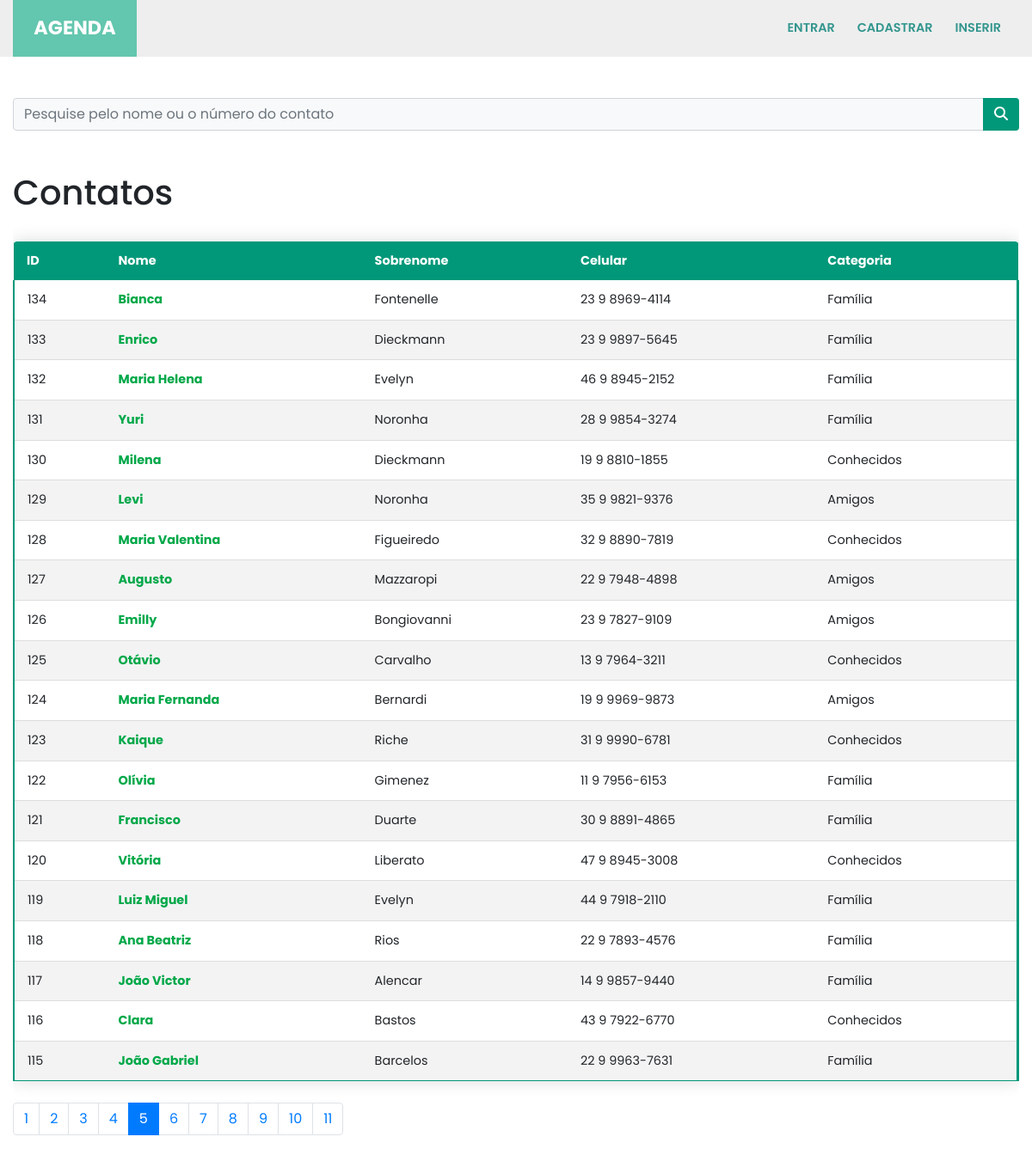
The app's page /?p=5&termo= with its own data.
### contatos/models.py (models this page shows, shortened)
class Contato(models.Model):
    nome = models.CharField(max_length=150)
    sobrenome = models.CharField(max_length=255, blank=True)
    telefone = models.CharField(max_length=255)
    email = models.CharField(max_length=255, blank=True)
    data_criacao = models.DateTimeField(default=timezone.now)
    descricao = models.TextField(blank=True)
    categoria = models.ForeignKey(Categoria, on_delete=models.DO_NOTHING)
    mostrar = models.BooleanField(default=True)
    foto = models.ImageField(blank=True, upload_to='fotos/%Y/%m/')

class Categoria(models.Model):
    nome = models.CharField(max_length=255)
    def __str__(self):
        return self.nome

### contatos/views.py (the view)
# urls.py: path('', views.index, name='index'),
def index(request):
    contatos = Contato.objects.order_by('-id').filter(
        mostrar=True
    )
    paginator = Paginator(contatos, 20)
    page = request.GET.get('p')
    contatos = paginator.get_page(page)
    return render(request, 'contatos/index.html', {
        'contatos': contatos
    })

### contatos/templates/contatos/index.html
{% extends 'base.html' %}
{%block conteudo%}
<h1 class="mt-5">Contatos</h1>
<section id="table-overflow">
    <table class="content-table">
        <thead>
            <tr>
                <th>ID</th>
                <th>Nome</th>
                <th>Sobrenome</th>
                <th>Celular</th>
                <th>Categoria</th>
            </tr>
        </thead>
        <tbody>
            {% for contato in contatos %}
            <tr>
                <td>{{ contato.id }}</td>
                <td>
                    <a href="{% url 'ver_contato' contato.id %}">{{ contato.nome }}</a>
                </td>
                <td>{{ contato.sobrenome }}</td>
                <td>{{ contato.telefone }}</td>
                <td>{{ contato.categoria }}</td>
            </tr>
            {% endfor %}
        </tbody>
    </table>
</section>
<nav aria-label="Page navigation example">
    <ul class="pagination">
        {% for pagina in contatos.paginator.page_range %}
        {% if contatos.number == pagina %}
        <li class="page-item active">
            <a class="page-link" href="?p={{ pagina }}&termo={{ request.GET.termo }}">{{pagina}}</a>
        </li>
        {% else %}
        <li class="page-item">
            <a class="page-link" href="?p={{ pagina }}&termo={{ request.GET.termo }}">{{pagina}}</a>
        </li>
        {% endif %}
        {% endfor %}
    </ul>
</nav>
{%endblock%}

### templates/static/style/style.css (style rules this page uses)
html { scroll-behavior: smooth; }
* { margin: 0; padding: 0; font-family: 'Poppins', sans-serif; }
@media screen and (min-width: 992px) { #table-overflow { overflow-x: hidden !important; } }
#table-overflow { display: block; width: 100%; overflow-x: auto !important; }
table a { text-decoration: none !important; color: #00a849; font-weight: 700; }
.content-table { border-collapse: collapse; margin: 25px 0; font-size: 0.9em; min-width: 400px; border-radius: 5px 5px 0 0; overflow: hidden; box-shadow: 0 0 20px rgba(0, 0, 0, 0.15); width: 100%; }
.content-table thead tr { background-color: #009879; color: #ffffff; text-align: left; font-weight: bold; }
.content-table th, .content-table td { padding: 12px 15px; white-space: nowrap; }
.content-table tbody tr { border-bottom: 1px solid #dddddd; border-left: 2px solid #009879; border-right: 3px solid #009879; }
.content-table tbody tr:nth-of-type(even) { background-color: #f3f3f3; }
.content-table tbody tr:last-of-type { border-bottom: 1px solid #009879; }

### records on screen
Contato: id "134", nome "Bianca", sobrenome "Fontenelle", telefone "23 9 8969-4114", categoria "Família"
Contato: id "133", nome "Enrico", sobrenome "Dieckmann", telefone "23 9 9897-5645", categoria "Família"
Contato: id "132", nome "Maria Helena", sobrenome "Evelyn", telefone "46 9 8945-2152", categoria "Família"
Contato: id "131", nome "Yuri", sobrenome "Noronha", telefone "28 9 9854-3274", categoria "Família"
Contato: id "130", nome "Milena", sobrenome "Dieckmann", telefone "19 9 8810-1855", categoria "Conhecidos"
Contato: id "129", nome "Levi", sobrenome "Noronha", telefone "35 9 9821-9376", categoria "Amigos"
Contato: id "128", nome "Maria Valentina", sobrenome "Figueiredo", telefone "32 9 8890-7819", categoria "Conhecidos"
Contato: id "127", nome "Augusto", sobrenome "Mazzaropi", telefone "22 9 7948-4898", categoria "Amigos"
Contato: id "126", nome "Emilly", sobrenome "Bongiovanni", telefone "23 9 7827-9109", categoria "Amigos"
Contato: id "125", nome "Otávio", sobrenome "Carvalho", telefone "13 9 7964-3211", categoria "Conhecidos"
Contato: id "124", nome "Maria Fernanda", sobrenome "Bernardi", telefone "19 9 9969-9873", categoria "Amigos"
Contato: id "123", nome "Kaique", sobrenome "Riche", telefone "31 9 9990-6781", categoria "Conhecidos"
Contato: id "122", nome "Olívia", sobrenome "Gimenez", telefone "11 9 7956-6153", categoria "Família"
Contato: id "121", nome "Francisco", sobrenome "Duarte", telefone "30 9 8891-4865", categoria "Família"
Contato: id "120", nome "Vitória", sobrenome "Liberato", telefone "47 9 8945-3008", categoria "Conhecidos"
Contato: id "119", nome "Luiz Miguel", sobrenome "Evelyn", telefone "44 9 7918-2110", categoria "Família"
Contato: id "118", nome "Ana Beatriz", sobrenome "Rios", telefone "22 9 7893-4576", categoria "Família"
Contato: id "117", nome "João Victor", sobrenome "Alencar", telefone "14 9 9857-9440", categoria "Família"
Contato: id "116", nome "Clara", sobrenome "Bastos", telefone "43 9 7922-6770", categoria "Conhecidos"
Contato: id "115", nome "João Gabriel", sobrenome "Barcelos", telefone "22 9 9963-7631", categoria "Família"

### other values on screen
{{ pagina }} "1" "2" "3" "4" "6" "7" "8" "9" "10" "11"
{{ pagina }} "5"
